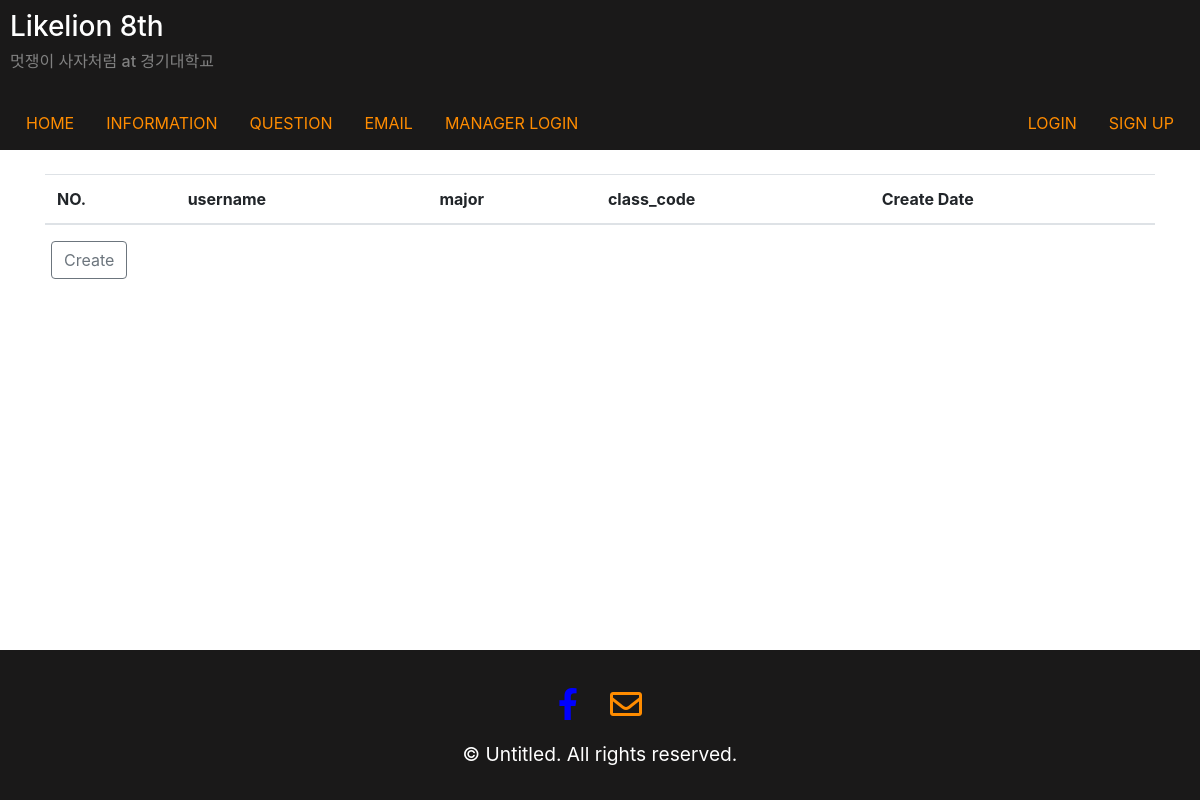
Page /apply/read/ on the earlier database version.
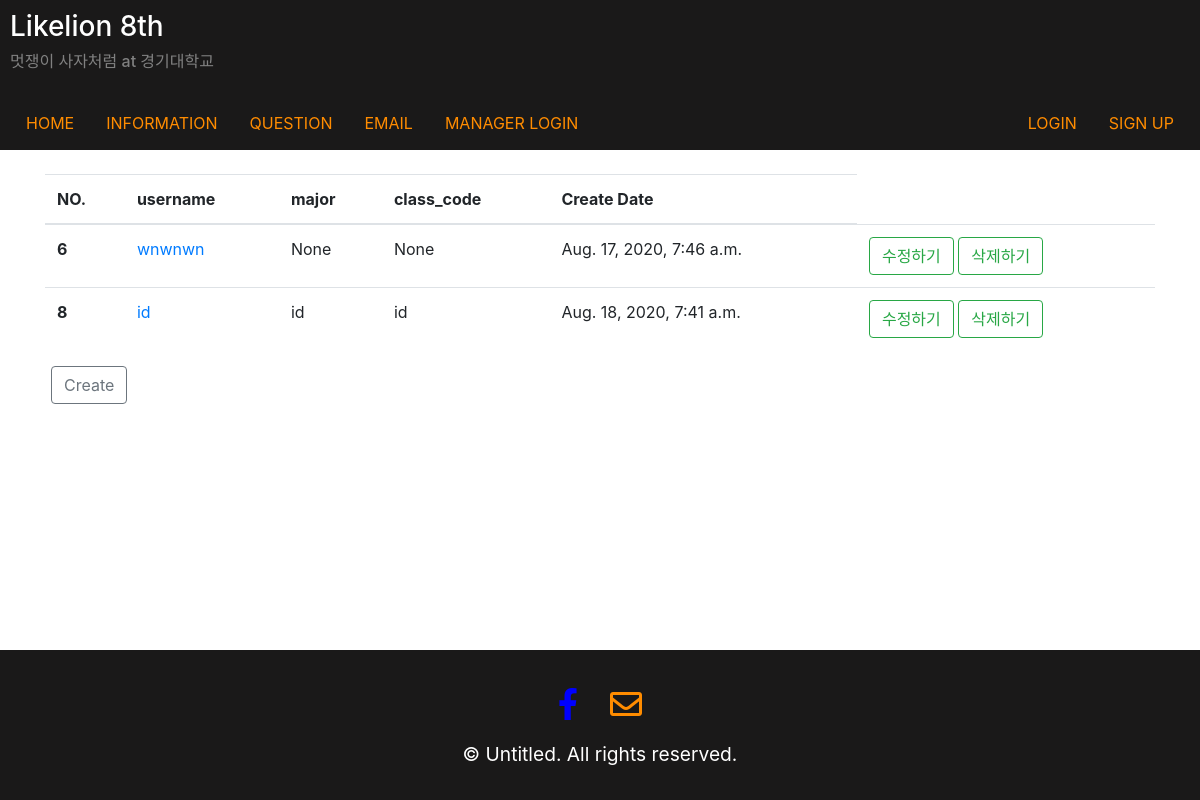
Same page on the later database version.
### apply/models.py (models this page shows)
class ApplyInformation(models.Model):
    reason = models.CharField(max_length = 500, null = True, blank = True)
    makeweb = models.CharField(max_length = 300, null = True, blank = True)
    solution = models.CharField(max_length = 300, null = True, blank = True)
    gain = models.CharField(max_length = 100, null = True, blank = True)
    create_at = models.DateTimeField(default=timezone.now)
    user = models.ForeignKey(CustomUser, on_delete = models.CASCADE, null=True)  #유저의 정보를 가져오고 있음

### user/models.py (models this page shows)
class CustomUser(AbstractUser):
    class_code = models.CharField(max_length = 9, null = True, blank = True)
    major = models.CharField(max_length = 15, null = True, blank = True)
    phone_number = models.CharField(max_length = 12, null = True, blank = True)

### apply/views.py (the view)
# urls.py: path('read/', views.apply_read, name = 'apply_read'),
def apply_read(request) :
    applys = ApplyInformation.objects.all()
    context = {'applys': applys}
    return render(request,'apply/read.html',context)

### apply/templates/apply/read.html
{% extends 'layout/layout.html' %}
{% block content %}
<section class='container'>
  <br>
  <table class="table">
    <thead>
      <tr>
        <th scope="col">NO.</th>
        <th scope="col">username</th>
        <th scope="col">major</th>
        <th scope="col">class_code</th>
        <th scope="col">Create Date</th>
      </tr>
    </thead>
    <tbody>
      {% for apply in applys %}
        {% if request.session.user == question.author.username or request.session.is_manager %}
        <tr>
          <th scope="row">{{apply.pk}}</th>
          <td><a href="{% url 'apply_read_one' apply.pk %}" class="username">{{apply.user.username}}</a></td>
          <td>{{apply.user.major}}</td>
          <td>{{apply.user.class_code}}</td>
          <td>{{apply.create_at}}</td>
          <td><a href="{% url 'apply_update' apply.pk %}" class="btn btn-outline-success my-2 my-sm-0">수정하기</a> <a
              href="{% url 'apply_delete' apply.pk %}" class="btn btn-outline-success my-2 my-sm-0">삭제하기</a> </td>
        </tr>
        {% endif %}
      {% endfor %}
    </tbody>
  </table>
  <div class="bar2" style="margin:6px ;">
    <a href="{% url 'apply_create'%}" class="btn btn-outline-secondary my-2 my-sm-0">Create</a>
  </div>
</section>
{% endblock %}

### main/templates/layout/layout.html (shortened to what this page needs)
{% load static %}
<!DOCTYPE html>
<html lang="en">
<head>
  <link rel="stylesheet" href="https://stackpath.bootstrapcdn.com/bootstrap/4.5.0/css/bootstrap.min.css"
>
  <link rel="stylesheet" href="https://cdnjs.cloudflare.com/ajax/libs/font-awesome/5.8.2/css/all.min.css" />
  <link rel="stylesheet" href="{% static 'css/layout.css' %}?after">
</head>
<body>
  <div class="all">
    {% block navbar %}
    <div class="top">
      <h5 class="text-white h3">Likelion 8th</h5>
      <h6 style="color: grey;">멋쟁이 사자처럼 at 경기대학교</h6>
      <br>
      <div class="signinup">
        {% if request.session.user %}
        <a class="nav-link" href="{% url 'logout' %}">LOGOUT</a>
        <a class="nav-link" href="{% url 'user_read' %}">APPLY</a>
        {% else %}
          {% if request.session.is_manager %}
          <a class="nav-link" href="{% url 'manager_logout' %}">MANAGER LOGOUT</a>
          {% else %}
          <a class="nav-link active" href="{% url 'login' %}">LOGIN</a>
          <a class="nav-link" href="{% url 'sign_up' %}">SIGN UP</a>
          {% endif %}
        {% endif %}
      </div>
      <nav class="nav">
        {% if request.session.is_manager %}
        <a class="nav-link active" href="{% url 'manager_home' %}">HOME</a>
        <a class="nav-link" href="{% url 'apply_read' %}"> APPLY LIST</a>
        {% else %}
        <a class="nav-link active" href="{% url 'home' %}">HOME</a>
        {% endif %}
        <a class="nav-link" href="{% url 'about' %}">INFORMATION</a>
        <a class="nav-link" href="{% url 'question_read' %}">QUESTION</a>
        <a class="nav-link" href="{% url 'email' %}">EMAIL</a>
        {% if request.session.is_manager %}
        {% else %}
        {% if request.session.user %}
        {% else %}
        <a class="nav-link" href="{% url 'manager_login' %}">MANAGER LOGIN</a>
        {% endif %}
        {% endif %}
      </nav>
    </div>
    {% endblock %}
    {% block content %}
    {% endblock %}
  </div>
</body>
{% block footer %}
<footer class="bottom">
  <nav class="nav">
    <div class="icon">
      <a class="nav-link" href="https://www.facebook.com/likelionKGU/"><span style="color:blue"><i
            class="fab fa-facebook-f fa-2x"></i></span></a>
      <a class="nav-link" href="{% url 'email' %}"><i class="far fa-envelope fa-2x"></i></a>
    </div>
  </nav>
  <p style="color: white; font-size: larger;">© Untitled. All rights reserved. </p>
</footer>
{% endblock %}
</html>

### main/static/css/layout.css (style rules this page uses)
.nav { background-color: rgb(26, 25, 25); text-align: center; }
.nav-link { color: darkorange; background-color: rgb(26, 25, 25); }
.icon { text-align: center; margin: 10px auto; display: flex; background-color: rgb(26, 25, 25); }
.top { width: 100%; height: 150px; background-color: rgb(26, 25, 25); padding: 10px; margin: 0 auto; }
.bottom { width: 100%; height: 150px; background-color: rgb(26, 25, 25); padding: 20px; text-align: center; margin: 0 auto; position: relative; grid-row-start: 3; grid-row-end : 4; }
html { height: 100%; }
body { min-height: 100%; display : grid; grid-template-rows: 1fr auto; }
.signinup { float: right; display: flex; }

Differences in the rows shown:
added ApplyInformation: pk "6", user.username "wnwnwn", user.major "None", user.class_code "None", create_at "Aug. 17, 2020, 7:46 a.m."
added ApplyInformation: pk "8", user.username "id", user.major "id", user.class_code "id", create_at "Aug. 18, 2020, 7:41 a.m."
